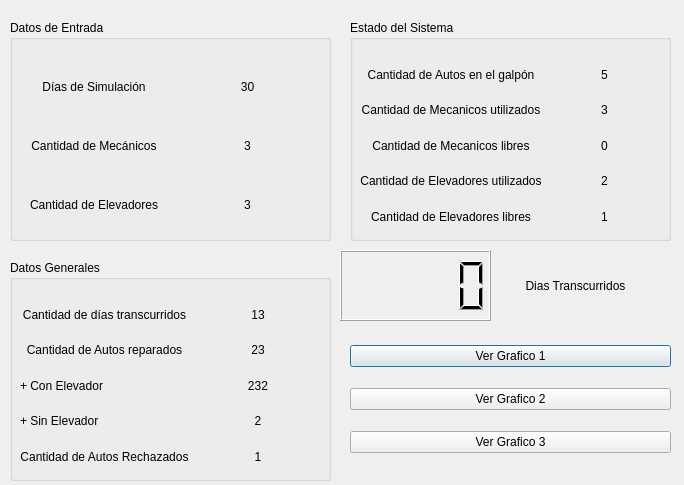
<?xml version="1.0" encoding="UTF-8"?>
<ui version="4.0">
 <class>Dialog</class>
 <widget class="QDialog" name="Dialog">
  <property name="geometry">
   <rect>
    <x>0</x>
    <y>0</y>
    <width>684</width>
    <height>485</height>
   </rect>
  </property>
  <property name="windowTitle">
   <string>Dialog</string>
  </property>
  <widget class="QGroupBox" name="groupBox">
   <property name="geometry">
    <rect>
     <x>350</x>
     <y>20</y>
     <width>321</width>
     <height>221</height>
    </rect>
   </property>
   <property name="title">
    <string>Estado del Sistema</string>
   </property>
   <widget class="QWidget" name="gridLayoutWidget">
    <property name="geometry">
     <rect>
      <x>10</x>
      <y>40</y>
      <width>301</width>
      <height>171</height>
     </rect>
    </property>
    <layout class="QGridLayout" name="gridLayout">
     <item row="3" column="0">
      <widget class="QLabel" name="cant_elevadores_utilizados_label">
       <property name="text">
        <string>Cantidad de Elevadores utilizados</string>
       </property>
       <property name="alignment">
        <set>Qt::AlignCenter</set>
       </property>
      </widget>
     </item>
     <item row="1" column="1">
      <widget class="QLabel" name="cant_mecanicos_utilizados_val_label">
       <property name="text">
        <string>3</string>
       </property>
       <property name="alignment">
        <set>Qt::AlignCenter</set>
       </property>
      </widget>
     </item>
     <item row="3" column="1">
      <widget class="QLabel" name="cant_elevadores_utilizados_val_label">
       <property name="text">
        <string>2</string>
       </property>
       <property name="alignment">
        <set>Qt::AlignCenter</set>
       </property>
      </widget>
     </item>
     <item row="1" column="0">
      <widget class="QLabel" name="cant_mecanicos_utilizados_label">
       <property name="text">
        <string>Cantidad de Mecanicos utilizados</string>
       </property>
       <property name="alignment">
        <set>Qt::AlignCenter</set>
       </property>
      </widget>
     </item>
     <item row="2" column="1">
      <widget class="QLabel" name="cant_mecanicos_libres_val_label">
       <property name="text">
        <string>0</string>
       </property>
       <property name="alignment">
        <set>Qt::AlignCenter</set>
       </property>
      </widget>
     </item>
     <item row="0" column="0">
      <widget class="QLabel" name="cant_autos_galpon_label">
       <property name="text">
        <string>Cantidad de Autos en el galpón</string>
       </property>
       <property name="alignment">
        <set>Qt::AlignCenter</set>
       </property>
      </widget>
     </item>
     <item row="0" column="1">
      <widget class="QLabel" name="cant_autos_galpon_val_label">
       <property name="text">
        <string>5</string>
       </property>
       <property name="alignment">
        <set>Qt::AlignCenter</set>
       </property>
      </widget>
     </item>
     <item row="2" column="0">
      <widget class="QLabel" name="cant_mecanicos_libres_label">
       <property name="text">
        <string>Cantidad de Mecanicos libres</string>
       </property>
       <property name="alignment">
        <set>Qt::AlignCenter</set>
       </property>
      </widget>
     </item>
     <item row="4" column="0">
      <widget class="QLabel" name="cant_elevadores_libres_label">
       <property name="text">
        <string>Cantidad de Elevadores libres</string>
       </property>
       <property name="alignment">
        <set>Qt::AlignCenter</set>
       </property>
      </widget>
     </item>
     <item row="4" column="1">
      <widget class="QLabel" name="cant_elevadores_libres_val_label">
       <property name="text">
        <string>1</string>
       </property>
       <property name="alignment">
        <set>Qt::AlignCenter</set>
       </property>
      </widget>
     </item>
    </layout>
   </widget>
  </widget>
  <widget class="QGroupBox" name="groupBox_2">
   <property name="geometry">
    <rect>
     <x>10</x>
     <y>260</y>
     <width>321</width>
     <height>221</height>
    </rect>
   </property>
   <property name="title">
    <string>Datos Generales</string>
   </property>
   <widget class="QWidget" name="gridLayoutWidget_2">
    <property name="geometry">
     <rect>
      <x>10</x>
      <y>40</y>
      <width>301</width>
      <height>171</height>
     </rect>
    </property>
    <layout class="QGridLayout" name="gridLayout_2">
     <item row="1" column="1">
      <widget class="QLabel" name="cant_autos_reparados_val_label">
       <property name="text">
        <string>23</string>
       </property>
       <property name="alignment">
        <set>Qt::AlignCenter</set>
       </property>
      </widget>
     </item>
     <item row="3" column="1">
      <widget class="QLabel" name="sin_elevador_val_label">
       <property name="text">
        <string>2</string>
       </property>
       <property name="alignment">
        <set>Qt::AlignCenter</set>
       </property>
      </widget>
     </item>
     <item row="1" column="0">
      <widget class="QLabel" name="cant_autos_reparados_label">
       <property name="text">
        <string>Cantidad de Autos reparados</string>
       </property>
       <property name="alignment">
        <set>Qt::AlignCenter</set>
       </property>
      </widget>
     </item>
     <item row="2" column="1">
      <widget class="QLabel" name="con_elevador_val_label">
       <property name="text">
        <string>232</string>
       </property>
       <property name="alignment">
        <set>Qt::AlignCenter</set>
       </property>
      </widget>
     </item>
     <item row="0" column="0">
      <widget class="QLabel" name="cant_dias_transcurridos_label">
       <property name="text">
        <string>Cantidad de días transcurridos</string>
       </property>
       <property name="alignment">
        <set>Qt::AlignCenter</set>
       </property>
      </widget>
     </item>
     <item row="0" column="1">
      <widget class="QLabel" name="cant_dias_transcurridos_val_label">
       <property name="text">
        <string>13</string>
       </property>
       <property name="alignment">
        <set>Qt::AlignCenter</set>
       </property>
      </widget>
     </item>
     <item row="2" column="0">
      <widget class="QLabel" name="con_elevador_label">
       <property name="text">
        <string>+ Con Elevador</string>
       </property>
       <property name="alignment">
        <set>Qt::AlignLeading|Qt::AlignLeft|Qt::AlignVCenter</set>
       </property>
      </widget>
     </item>
     <item row="4" column="0">
      <widget class="QLabel" name="cant_autos_rechazados_label">
       <property name="text">
        <string>Cantidad de Autos Rechazados</string>
       </property>
       <property name="alignment">
        <set>Qt::AlignCenter</set>
       </property>
      </widget>
     </item>
     <item row="4" column="1">
      <widget class="QLabel" name="cant_autos_rechazados_val_label">
       <property name="text">
        <string>1</string>
       </property>
       <property name="alignment">
        <set>Qt::AlignCenter</set>
       </property>
      </widget>
     </item>
     <item row="3" column="0">
      <widget class="QLabel" name="sin_elevador_label">
       <property name="text">
        <string>+ Sin Elevador</string>
       </property>
      </widget>
     </item>
    </layout>
   </widget>
  </widget>
  <widget class="QGroupBox" name="groupBox_3">
   <property name="geometry">
    <rect>
     <x>10</x>
     <y>20</y>
     <width>321</width>
     <height>221</height>
    </rect>
   </property>
   <property name="title">
    <string>Datos de Entrada</string>
   </property>
   <widget class="QWidget" name="gridLayoutWidget_3">
    <property name="geometry">
     <rect>
      <x>10</x>
      <y>40</y>
      <width>301</width>
      <height>171</height>
     </rect>
    </property>
    <layout class="QGridLayout" name="gridLayout_3">
     <item row="1" column="1">
      <widget class="QLabel" name="cant_mecanicos_val_label">
       <property name="text">
        <string>3</string>
       </property>
       <property name="alignment">
        <set>Qt::AlignCenter</set>
       </property>
      </widget>
     </item>
     <item row="1" column="0">
      <widget class="QLabel" name="cant_mecanicos_label">
       <property name="text">
        <string>Cantidad de Mecánicos</string>
       </property>
       <property name="alignment">
        <set>Qt::AlignCenter</set>
       </property>
      </widget>
     </item>
     <item row="2" column="1">
      <widget class="QLabel" name="cant_elevadores_val_label">
       <property name="text">
        <string>3</string>
       </property>
       <property name="alignment">
        <set>Qt::AlignCenter</set>
       </property>
      </widget>
     </item>
     <item row="0" column="0">
      <widget class="QLabel" name="dias_simulacion_label">
       <property name="text">
        <string>Días de Simulación</string>
       </property>
       <property name="alignment">
        <set>Qt::AlignCenter</set>
       </property>
      </widget>
     </item>
     <item row="0" column="1">
      <widget class="QLabel" name="dias_simulacion_val_label">
       <property name="text">
        <string>30</string>
       </property>
       <property name="alignment">
        <set>Qt::AlignCenter</set>
       </property>
      </widget>
     </item>
     <item row="2" column="0">
      <widget class="QLabel" name="cant_elevadores_label">
       <property name="text">
        <string>Cantidad de Elevadores</string>
       </property>
       <property name="alignment">
        <set>Qt::AlignCenter</set>
       </property>
      </widget>
     </item>
    </layout>
   </widget>
  </widget>
  <widget class="QWidget" name="gridLayoutWidget_4">
   <property name="geometry">
    <rect>
     <x>350</x>
     <y>330</y>
     <width>321</width>
     <height>141</height>
    </rect>
   </property>
   <layout class="QGridLayout" name="gridLayout_4">
    <item row="2" column="0">
     <widget class="QPushButton" name="ver_grafico_uno_button">
      <property name="text">
       <string>Ver Grafico 1</string>
      </property>
     </widget>
    </item>
    <item row="4" column="0">
     <widget class="QPushButton" name="ver_grafico_tres_button">
      <property name="text">
       <string>Ver Grafico 3</string>
      </property>
     </widget>
    </item>
    <item row="3" column="0">
     <widget class="QPushButton" name="ver_grafico_dos_button">
      <property name="text">
       <string>Ver Grafico 2</string>
      </property>
     </widget>
    </item>
   </layout>
  </widget>
  <widget class="QLCDNumber" name="lcdNumber">
   <property name="geometry">
    <rect>
     <x>340</x>
     <y>250</y>
     <width>151</width>
     <height>71</height>
    </rect>
   </property>
  </widget>
  <widget class="QLabel" name="label">
   <property name="geometry">
    <rect>
     <x>500</x>
     <y>260</y>
     <width>151</width>
     <height>51</height>
    </rect>
   </property>
   <property name="text">
    <string>Dias Transcurridos</string>
   </property>
   <property name="textFormat">
    <enum>Qt::PlainText</enum>
   </property>
   <property name="alignment">
    <set>Qt::AlignCenter</set>
   </property>
  </widget>
 </widget>
 <resources/>
 <connections/>
</ui>
